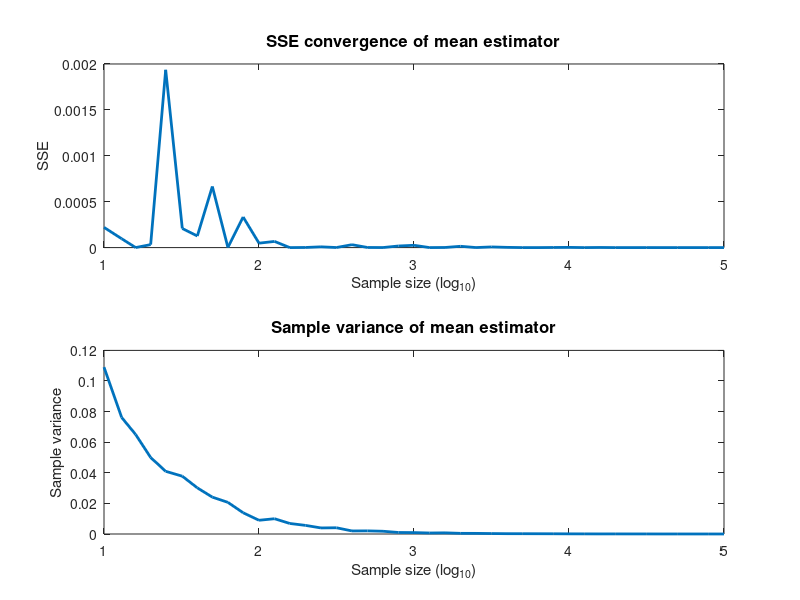
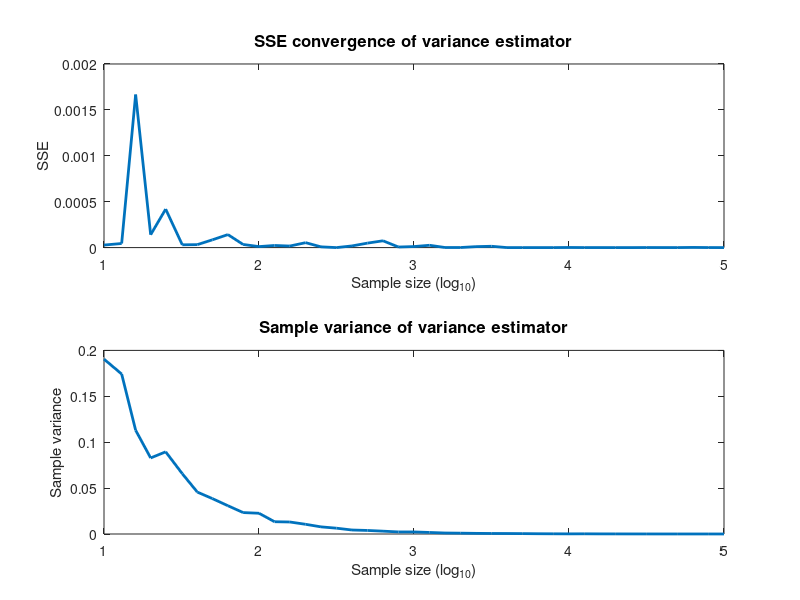
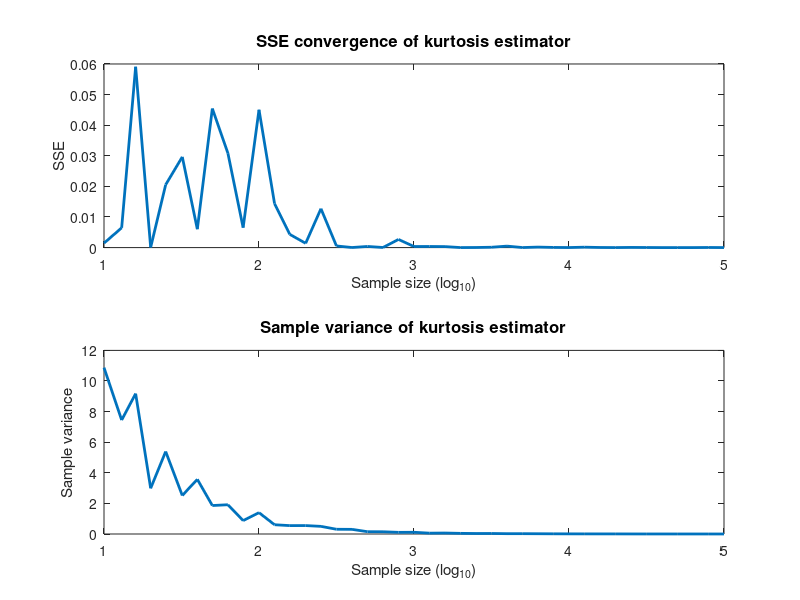

MATLAB code to generate these figures, in order:
% Compare the convergence of MC estimators on N(0,1) mean, variance and
% kurtosis.
clear;

rng(2019);
n_range = round(10.^(1:0.1:5)); % Range of Sample Size
m = 100; % Simulation times of each given sample size
% (a) Mean
mu_seq = [];
var_mu_seq = [];
for i = n_range
    mu_ests = [];
    for j = 1:m
        data = randn(1, i);
        mu_ests = [mu_ests, mean(data)];
    end
    mu_seq = [mu_seq, mean(mu_ests)];
    var_mu_seq = [var_mu_seq, var(mu_ests)];
end
mu = mu_seq(end); % Last estimation is the final estimation
% for i = 1:n
%     data = Y1(1:i);
%     mu_tmp = mean(data);
%     var_mu_tmp = var(mu_ests) / i;
%     mu_seq = [mu_seq, mu_tmp];
%     var_mu_seq = [var_mu_seq, var_mu_tmp];
% end

% (b) Variance
var_seq = [];
var_var_seq = [];
for i = n_range
    var_ests = [];
    for j = 1:m
        data = randn(1, i);
        tmp_var = (data - mu).^2;
        var_ests = [var_ests, mean(tmp_var)];
    end
    var_seq = [var_seq, mean(var_ests)];
    var_var_seq = [var_var_seq, var(var_ests)];
end
sigma2 = var_seq(end);

% (c) Kurtosis
krt_seq = [];
var_krt_seq = [];
for i = n_range
    krt_ests = [];
    for j = 1:m
        data = randn(1, i);
        tmp_krt = (data - mu).^4 / sigma2^2;
        krt_ests = [krt_ests, mean(tmp_krt)];
    end
    krt_seq = [krt_seq, mean(krt_ests)];
    var_krt_seq = [var_krt_seq, var(krt_ests)];
end

% Plot 1
figure(1); clf;
subplot(2,1,1);
plot(log10(n_range), mu_seq.^2, "LineWidth", 2);
title("SSE convergence of mean estimator", "FontSize", 12);
xlabel("Sample size (log_{10})");
ylabel("SSE");
subplot(2,1,2);
plot(log10(n_range), var_mu_seq, "LineWidth", 2);
title("Sample variance of mean estimator", "FontSize", 12);
xlabel("Sample size (log_{10})");
ylabel("Sample variance");
% Plot 2
figure(2); clf;
subplot(2,1,1);
plot(log10(n_range), (var_seq - 1).^2, "LineWidth", 2);
title("SSE convergence of variance estimator", "FontSize", 12);
xlabel("Sample size (log_{10})");
ylabel("SSE");
subplot(2,1,2);
plot(log10(n_range), var_var_seq, "LineWidth", 2);
title("Sample variance of variance estimator", "FontSize", 12);
xlabel("Sample size (log_{10})");
ylabel("Sample variance");
% Plot 3
figure(3); clf;
subplot(2,1,1);
plot(log10(n_range), (krt_seq-3).^2, "LineWidth", 2);
title("SSE convergence of kurtosis estimator", "FontSize", 12);
xlabel("Sample size (log_{10})");
ylabel("SSE");
subplot(2,1,2);
plot(log10(n_range), var_krt_seq, "LineWidth", 2);
title("Sample variance of kurtosis estimator", "FontSize", 12);
xlabel("Sample size (log_{10})");
ylabel("Sample variance");